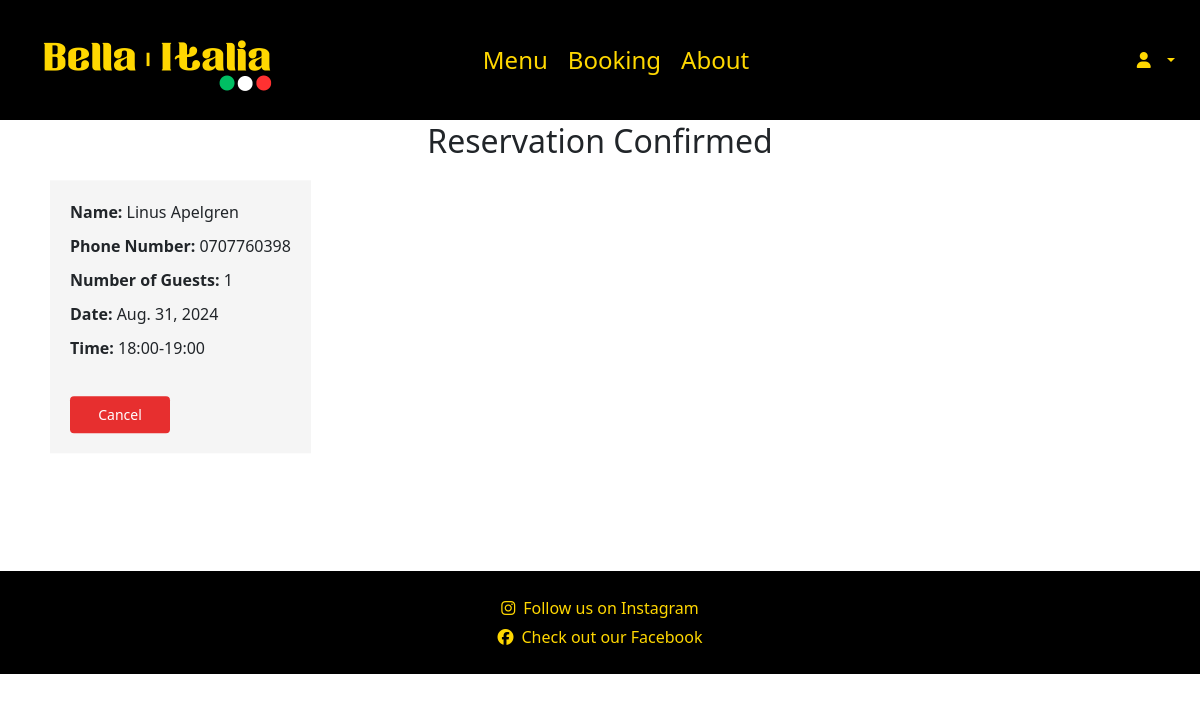
The app's page /booking/reservation-confirmation/1/ with its own data.
### booking/models.py (models this page shows, shortened)
class Reservation(models.Model):
    user = models.ForeignKey(settings.AUTH_USER_MODEL, on_delete=models.CASCADE, related_name='reservations')
    name = models.CharField(max_length=100)
    phone_number = models.CharField(max_length=20)
    guests = models.IntegerField()
    date = models.DateField()
    time = models.CharField(max_length=20)
    created_at = models.DateTimeField(auto_now_add=True)

### booking/views.py (the view)
# urls.py: path('reservation-confirmation/<int:reservation_id>/', reservation_confirmation, name='reservation_confirmation'),
def reservation_confirmation(request, reservation_id):
    print(f"Confirming reservation: {reservation_id}")
    reservation = get_object_or_404(Reservation, pk=reservation_id)
    print(f"Reservation {reservation_id} booked.")
    return render(request, 'booking/reservation_confirmation.html', {'reservation': reservation})

### booking/templates/booking/reservation_confirmation.html
{% extends "base.html" %}
{% load static %}
{% block content %}
    <section class="content">
        <h2>Reservation Confirmed</h2>
        <div class="confirmation-details">
            <ul>
                <li><strong>Name:</strong> {{ reservation.name }}</li>
                <li><strong>Phone Number:</strong> {{ reservation.phone_number }}</li>
                <li><strong>Number of Guests:</strong> {{ reservation.guests }}</li>
                <li><strong>Date:</strong> {{ reservation.date }}</li>
                <li><strong>Time:</strong> {{ reservation.time }}</li>
            </ul>
            <a href="{% url 'cancellation' reservation.id %}" class="cancel">Cancel</a>
        </div>
    </section>
{% endblock %}

### static/css/styles.css (style rules this page uses)
body { margin: 0; padding-top: 120px; font-family: Arial, sans-serif; display: flex; flex-direction: column; min-height: 100vh; position: relative; }
.content { position: relative; top: 45%; transform: translateY(-15%); background-color: white; padding: 50px; }
.confirmation-details { width: fit-content; display: flex; justify-content: center; padding: 20px; margin-top: 20px; display: flex; flex-direction: column; background-color: whitesmoke; }
.confirmation-details ul { list-style-type: none; padding: 0; }
.confirmation-details ul li { margin-bottom: 10px; }
.cancel { background-color: #e72f2f; color: white; border: none; padding: 8px 16px; text-align: center; text-decoration: none; display: inline-block; font-size: 14px; margin-top: 10px; cursor: pointer; border-radius: 4px; width: 100px; }
h2 { display: flex; justify-content: center; align-items: center; padding-top: 20px; }
section { width: 100%; box-sizing: border-box; }
.content { padding-top: 50px; }

### records on screen
Reservation: name "Linus Apelgren", phone_number "0707760398", guests "1", date "Aug. 31, 2024", time "18:00-19:00"
